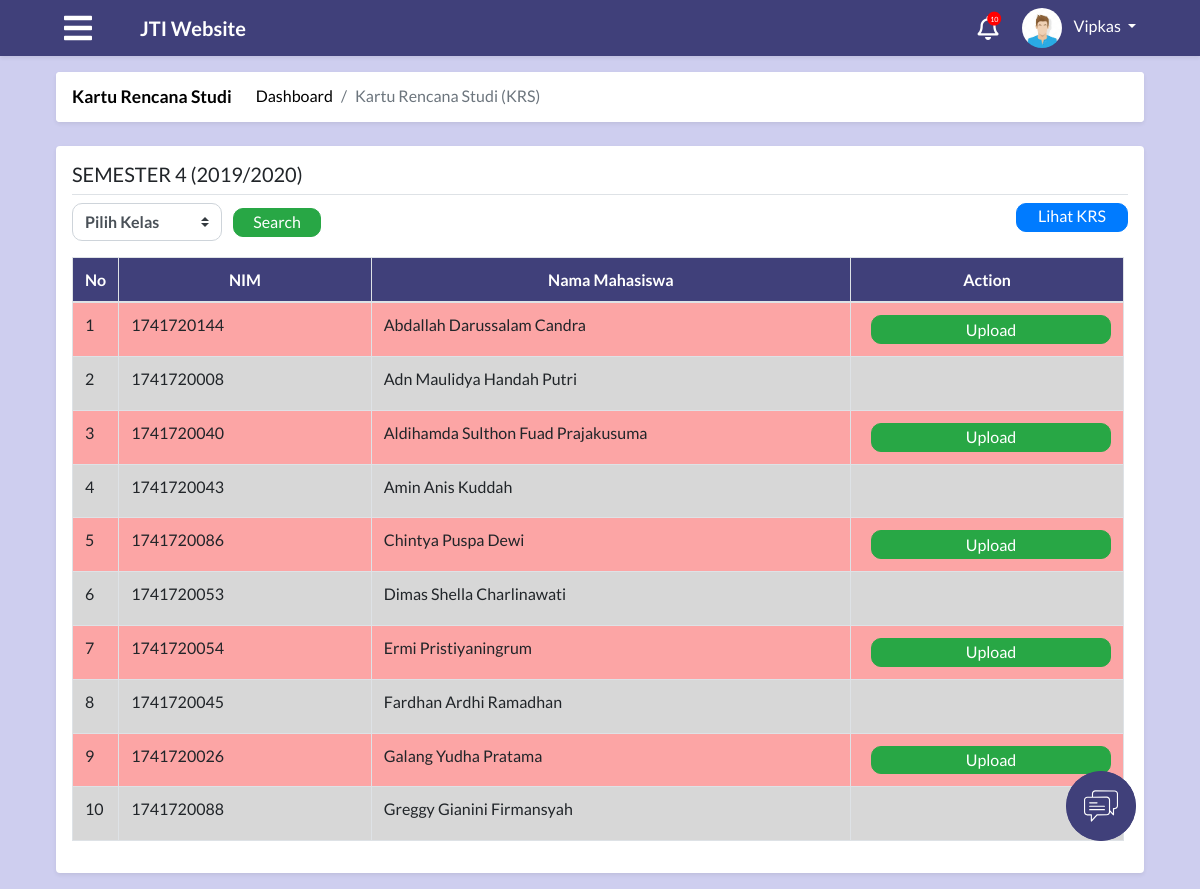
Before: /module/index.php?module=krs (signed in) with the older database file.
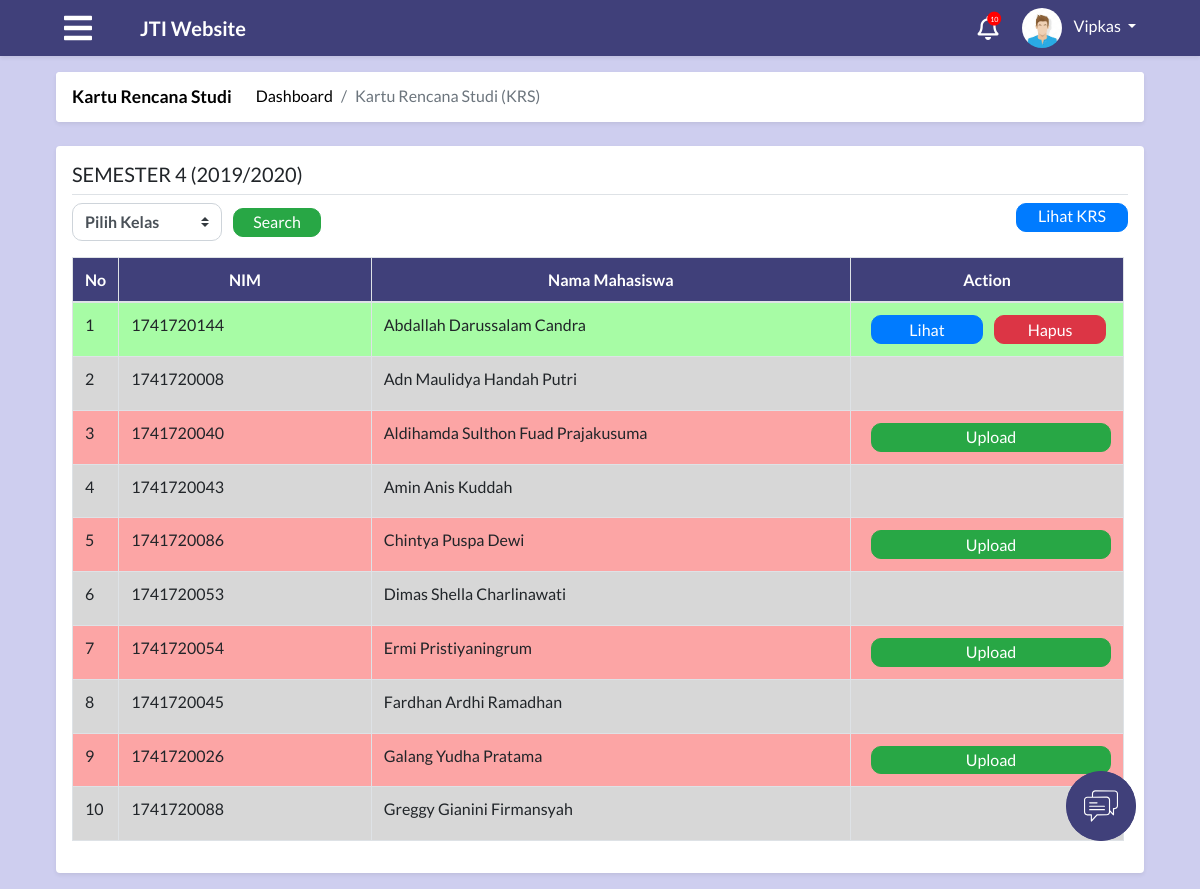
After: the same page with the newer database file.
### tables this page shows
CREATE TABLE `tabel_admin` (
  `id_admin` int(30) NOT NULL,
  `nama` varchar(50) NOT NULL,
  `nip` int(20) NOT NULL,
  `alamat` text,
  `tempat_lahir` varchar(50) DEFAULT NULL,
  `tangal_lahir` date DEFAULT NULL,
  `id_user` int(11) NOT NULL,
  `waktu_edit` datetime NOT NULL
);

CREATE TABLE `tabel_krs_admin` (
  `id_krs` int(30) NOT NULL,
  `id_mahasiswa` int(30) NOT NULL,
  `status_daftar_ulang` varchar(50) DEFAULT NULL,
  `gambar_krs` varchar(100) DEFAULT NULL,
  `id_semester` int(30) DEFAULT NULL
);

CREATE TABLE `tabel_mahasiswa` (
  `id_mahasiswa` int(30) NOT NULL,
  `id_prodi` int(30) NOT NULL,
  `id_kelas` int(30) NOT NULL,
  `id_semester` int(11) NOT NULL,
  `nim` varchar(50) NOT NULL,
  `nama` varchar(100) NOT NULL,
  `alamat` varchar(250) DEFAULT NULL,
  `jenis_kelamin` enum('laki-laki','perempuan') NOT NULL,
  `tempat_lahir` varchar(50) DEFAULT NULL,
  `tanggal_lahir` date DEFAULT NULL,
  `foto` text,
  `waktu_edit` datetime DEFAULT NULL,
  `id_user` int(11) NOT NULL
);

### process/proses_krsAdmin.php (called while the page is built, shortened)
<?php
function krsCari($con, $kelas)
{
    $krs = "SELECT DISTINCT tabel_krs_admin.id_krs, tabel_mahasiswa.nim, tabel_mahasiswa.nama,
    tabel_krs_admin.status_daftar_ulang, tabel_krs_admin.gambar_krs, tabel_mahasiswa.id_kelas
    FROM tabel_krs_admin INNER JOIN tabel_mahasiswa ON tabel_krs_admin.id_mahasiswa = tabel_mahasiswa.id_mahasiswa
    AND tabel_mahasiswa.id_kelas='$kelas'";
    $resultTampilKrs = mysqli_query($con, $krs);
    return $resultTampilKrs;
}
function minKelas($con){
	$minKelas = "select min(id_kelas) as minKelas from tabel_kelas";
	$resultMinKelas = mysqli_query($con, $minKelas);
	$rowMinKelas=mysqli_fetch_assoc($resultMinKelas);
	return $rowMinKelas["minKelas"];
}
?>

### module/admin/krs/krsAdmin.php (the view, shortened to what this page needs)
<?php
  include "../config/connection.php";
  include "../process/proses_krsAdmin.php";
?>
<body onload="setup();">
    <main role="main" class="container-fluid">
        <div id="krsAdmin" class="row">
            <div class="col-md-12 p-0">
                <div class="m-2 bg-white shadow-sm rounded">
                    <nav aria-label="breadcrumb">
                        <ol class="breadcrumb">
                            <li class="pr-4 title"><a href="index.php?module=krs"><strong>Kartu Rencana
                                        Studi</strong></a></li>
                            <li class="breadcrumb-item"><a href="index.php?module=krs">Dashboard</a></li>
                            <li class="breadcrumb-item active" aria-current="page">Kartu Rencana Studi (KRS)</li>
                        </ol>
                    </nav>
                </div>
            </div>
            <div class="col-md-12 p-0">
            <div class="m-2 p-3 bg-white mb-3 rounded shadow-sm">
                <h5 class="border-bottom border-gray pb-2 mb-2">SEMESTER 4 (2019/2020)</h5>
                <div class="container-fluid mt-0 p-0 m-0">
                <form action="?module=krs" method="post">
                <div class="col-md-12 p-0">
                <select class="optionKelas custom-select" name="kelas" style="width:150px">
                <option value="0">Pilih Kelas</option>
                    </select>
                    <input type="submit" name="searchKrs" class="btn btn-cari btn-success ml-2" value="Search">
                    <a href="index.php?module=krsPerKelas" class="btn btn-lihat btn-primary float-right">Lihat
                                KRS</a>
                </div>
                    </form>
                            <div class="row scrollbar mr-0" id="cariKrs">
                                <div class="col-md-12 pr-1 d-flex justify-content-center">
                                    <?php
                                    if(isset($_POST["searchKrs"])){
                                    $result=krsCari($con, $_POST["kelas"]);
                                    }
                                    else{
                                    $result=krsCari($con, minKelas($con));
                                    }
                                    if (mysqli_num_rows($result) > 0){
                                    ?>
                                    <table class="table tabel table-bordered">
                                    <thead class="text-white bg-blue">
                                    <tr>
                                        <th scope="col" style="text-align:center">No</th>
                                        <th scope="col" style="text-align:center; width: 300px">NIM</th>
                                        <th scope="col" style="text-align:center; width: 600px">Nama Mahasiswa</th>
                                        <th scope="col" style="text-align:center">Action</th>
                                    </tr>
                                    </thead>
                                    <tbody>
                                    <?php
                                        if(mysqli_num_rows($result) > 0){
                                        while($row = mysqli_fetch_assoc($result)){
                                            if($row["status_daftar_ulang"]=="Sudah" && $row["gambar_krs"]==NULL){
                                                ?>
                                                <tr class="ukt-lunas-belum-upload">
                                                <td><?php echo $row["id_krs"]?></td>
                                                <td><?php echo $row["nim"]?></td>
                                                <td><?php echo $row["nama"]?></td>
                                                <td>
                                                <input id="buttonid" type="button" value="Upload" class="btn  btn-upload btn-success ml-2"/>
                                                </td>
                                            </tr>
                                            <?php
                                            } else if($row["status_daftar_ulang"]=="Belum"){
                                                ?>
                                                <tr class="ukt-belum-lunas">
                                                <td><?php echo $row["id_krs"]?></td>
                                                <td><?php echo $row["nim"]?></td>
                                                <td><?php echo $row["nama"]?></td>
                                                <td>
                                                </td>
                                                </tr>
                                                <?php
                                            } else if($row["status_daftar_ulang"]=="Sudah" && $row["gambar_krs"]!=NULL){
                                                ?>
                                                <tr class="ukt-lunas-sudah-upload">
                                                <td><?php echo $row["id_krs"]?></td>
                                                <td><?php echo $row["nim"]?></td>
                                                <td><?php echo $row["nama"]?></td>
                                                <td><button type="button" class="btn btn-lihat btn-primary tmbl-lihat ml-2" data-toggle="modal"
                                                data-target="#modalGambar">Lihat</button>
                                                <button type="button" class="btn btn-danger btn-hapus hapus-krs ml-2" id="<?php echo $row["id_krs"];?>"
                                                data-toggle="modal" data-target="#modalHapus">Hapus</button></td>
                                            </tr>
                                            <?php
                                            }
                                        }
                                            ?>
                                        </tbody>
                                        </table>
                                        <?php
                                        }
                                    }
                                        ?>
                                    </div>
                                    </div>
                                </div>
                            </div>
                            </div>
                            </div>
                            </div>

### module/index.php (shortened to what this page needs)
<?php
include "../config/connection.php";
$level = $_SESSION['level'];
$idUser = $_SESSION['id'];
?>
<?php
switch ($level) {
  case 'admin':
    $queryUser = "SELECT a.*, b.* FROM tabel_user a, tabel_admin b WHERE a.id_user=$idUser and a.id_user=b.id_user";
    $resultUser = mysqli_query($con, $queryUser);
    $rowUser = mysqli_fetch_assoc($resultUser);
    $namaUser = $rowUser["nama"];
    break;
}
?>
<!DOCTYPE html>
<html>
<head>
  <?php
  include "../config/styles.php";
  ?>
</head>
<body>
  <nav class="app-navbar navbar navbar-expand-md navbar-dark bg-blue shadow-sm sticky-top mb-2">
    <?php
    if ($level == "admin") {
      ?>
      <a class="ml-5 mr-5" id="navigation-admin-btn"> <i class="fas fa-bars text-white burger-icon"></i></a>
    <?php
  } else {
    ?>
      <a class="ml-5 mr-5" id="navigation-btn"> <i class="fas fa-bars text-white burger-icon"></i></a>
    <?php
  }
  ?>
    <a class="navbar-brand " href="index.php?module=home"><b>JTI Website</b></a>
    <div class="collapse navbar-collapse" id="navbarCollapse">
      <i class="notification-icon text-white far fa-bell" onclick="location.href='index.php?module=notifikasi';">
        <span class="fas fa-circle notification-bubble"></span>
        <span class="notification-bubble-num">10</span>
      </i>
      <div class="dropdown mr-5">
        <img class="dropdown-toggle nav-profile-photo ml-4 " src="../attachment/img/avatar.jpeg" data-toggle="dropdown" aria-haspopup="true" aria-expanded="false">
        <a href="#" class="dropdown-toggle ml-2 profile-link" id="dropdownMenuButton" data-toggle="dropdown" aria-haspopup="true" aria-expanded="false"><?php echo ($namaUser); ?>&nbsp;<b class="caret"></b></a>
      </div>
    </div>
  </nav>
  <div class="container-fluid px-5">
    <?php
    $module = $_GET["module"];
    if ($level == "mahasiswa") {
      switch ($module) {
        case "home":
          include "mahasiswa/home.php";
          break;
        case "kompenAbsen":
          include "mahasiswa/kompenAbsen.php";
          break;
        case "coba":
          include "mahasiswa/coba.php";
          break;
        case "krs":
          include "mahasiswa/krs.php";
          break;
        case "jadwal":
          include "mahasiswa/jadwal.php";
          break;
        case "nilai":
          include "mahasiswa/nilai.php";
          break;
        case "nilaiError":
          include "mahasiswa/nilaiError.php";
          break;
        case "kelasKosong":
          include "mahasiswa/kelasKosong.php";
          break;
        case "notifikasi":
          include "notifikasi.php";
          break;
        default:
          include "404.php";
      }
    } else if ($level == "admin") {
      switch ($module) {
        case "krs":
          include "admin/krs/krsAdmin.php";
          break;
      }
    }
    if ($level == "mahasiswa" || $level == "admin" || $level == "dosen") {
      if ($module != 'eComplain') {
        ?>
        <img src="../img/Chat.svg" alt="chat" class="chat-bubble">
      <?php
    }
  }
  ?>
</body>
</html>

### config/styles.php (shortened to what this page needs)
<link rel="stylesheet" href="https://stackpath.bootstrapcdn.com/bootstrap/4.3.1/css/bootstrap.min.css">
<link rel="stylesheet" href="https://cdnjs.cloudflare.com/ajax/libs/bootstrap-datepicker/1.8.0/css/bootstrap-datepicker3.css">
<link rel="stylesheet" href="https://cdnjs.cloudflare.com/ajax/libs/ekko-lightbox/5.3.0/ekko-lightbox.css">
<link rel="stylesheet" href="https://use.fontawesome.com/releases/v5.7.2/css/all.css">
<link rel="stylesheet" href="../css/style.css">
<link rel="stylesheet" href="../css/login.css">
<link rel="stylesheet" href="../css/home.css">
<link rel="stylesheet" href="../css/jadwal.css">
<link rel="stylesheet" href="../css/krs.css">
<link rel="stylesheet" href="../css/nilai.css">
<link rel="stylesheet" href="../css/kompenAbsen.css">
<link rel="stylesheet" href="../css/kelasKosong.css">
<link rel="stylesheet" href="../css/notifikasi.css">
<link rel="stylesheet" href="../css/dosenKompen.css">
<link rel="stylesheet" href="../css/adminRuang.css">
<link rel="stylesheet" href="../css/admin.css">
<link rel="stylesheet" href="../css/dataDosen.css">
<link rel="stylesheet" href="../css/adminDataJadwalKuliah.css">
<link rel="stylesheet" href="../css/dataMahasiswa.css">
<link rel="stylesheet" href="../css/adminKhs.css">
<link rel="stylesheet" href="../css/krsAdmin.css">
<link rel="stylesheet" href="../css/eComplain.css">
<link rel="stylesheet" href="../css/adminBerita.css">
<link rel="stylesheet" href="../css/kuisioner.css">
<link rel="stylesheet" href="../css/absenKompen.css">

### css/style.css (style rules this page uses)
* { font-family: "Lato"; }
body, html { margin: 0; padding: 0; }
body { background-color: #ceceef !important; }
.app-navbar { z-index: 0; }
.burger-icon { font-size: 2em; }
.notification-icon { font-size: 1.5em; position: relative; cursor: pointer; }
.notification-bubble { position: absolute; font-size: 0.6em; top: -4px; color: red; right: -3px; }
.notification-bubble-num { position: absolute; font-size: 0.3em; top: 0px; color: #ffffff; right: 0px; }
.profile-link:link { color: #ffffff; text-decoration: none; }
.profile-link { color: #ffffff; text-decoration: none; }
.nav-profile-photo { width: 2.5em; border-radius: 50%; }
.app-navbar { z-index: 1; }
.bg-blue { background-color: #40407a; }
#navigation-btn, #navigation-admin-btn, .pointer { cursor: pointer; }
.chat-bubble { position: fixed; bottom: 3em; right: 4em; background: #40407a; width: 4.4em; height: 4.4em; border-radius: 50%; display: flex; justify-content: center; align-items: center; }
.breadcrumb a { text-decoration: none; color: black; }
.breadcrumb { background: white; }

### css/login.css (style rules this page uses)
body { padding-top: 0 !important; }

### css/kelasKosong.css (style rules this page uses)
#kelasKosong .btn-hari, .btn-cari { border-radius: 10px; width: 5.5em; height: 1.8em; padding: 0; }

### css/notifikasi.css (style rules this page uses)
td { border-top: 2px solid rgb(187, 187, 187); border-bottom: 2px solid rgb(187, 187, 187); }

### css/dataMahasiswa.css (style rules this page uses)
#dataMahasiswa .btn-load, .btn-loading, .btn-edit, .btn-hapus, .btn-tambahkan { border-radius: 10px; width: 7em; height: 1.8em; padding: 0; }

### css/krsAdmin.css (style rules this page uses)
#krsAdmin .optionKelas { box-sizing: border-box; border-radius: 10px; font-weight: bold; }
#krsAdmin .breadcrumb a { text-decoration: none; color: black; }
#krsAdmin .breadcrumb { background: white; }
#krsAdmin .title { font-size: 1.09em; }
#krsAdmin .btn-cari { border-radius: 10px; width: 5.5em; height: 1.8em; padding: 0; }
#krsAdmin .btn-lihat, .btn-hapus, .btn-ya, .btn-tidak { border-radius: 10px; width: 7em; height: 1.8em; padding: 0; }
#krsAdmin .btn-upload { border-radius: 10px; width: 15em; height: 1.8em; padding: 0; }
#krsAdmin .ukt-lunas-sudah-upload { background-color: #A7FCA5; }
#krsAdmin .ukt-lunas-belum-upload { background-color:#FCA5A5; }
#krsAdmin .ukt-belum-lunas { background-color: rgba(189, 189, 189, 0.6); }

Changed rows visible on the page:
changed tabel_krs_admin "Abdallah Darussalam Candra": gambar_krs empty → "krs1.png" (drawn); value "Upload" → (not shown)
